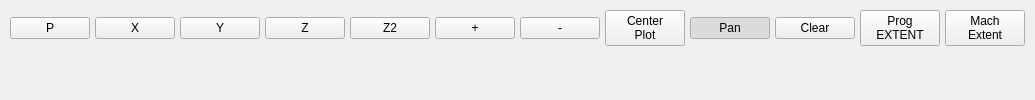
               <widget class="QWidget" name="plot">
                <layout class="QVBoxLayout" name="verticalLayout_2">
                 <property name="spacing">
                  <number>5</number>
                 </property>
                 <property name="leftMargin">
                  <number>5</number>
                 </property>
                 <property name="topMargin">
                  <number>5</number>
                 </property>
                 <property name="rightMargin">
                  <number>5</number>
                 </property>
                 <property name="bottomMargin">
                  <number>5</number>
                 </property>
                 <item>
                  <widget class="QWidget" name="widget_4" native="true">
                   <layout class="QHBoxLayout" name="horizontalLayout_2">
                    <property name="spacing">
                     <number>5</number>
                    </property>
                    <property name="leftMargin">
                     <number>5</number>
                    </property>
                    <property name="topMargin">
                     <number>5</number>
                    </property>
                    <property name="rightMargin">
                     <number>5</number>
                    </property>
                    <property name="bottomMargin">
                     <number>5</number>
                    </property>
                    <item>
                     <widget class="QPushButton" name="btnPlotP">
                      <property name="text">
                       <string>P</string>
                      </property>
                      <property name="checkable">
                       <bool>true</bool>
                      </property>
                      <property name="autoExclusive">
                       <bool>true</bool>
                      </property>
                      <property name="plotNavBtn" stdset="0">
                       <string/>
                      </property>
                     </widget>
                    </item>
                    <item>
                     <widget class="QPushButton" name="btnPlotX">
                      <property name="text">
                       <string>X</string>
                      </property>
                      <property name="checkable">
                       <bool>true</bool>
                      </property>
                      <property name="autoExclusive">
                       <bool>true</bool>
                      </property>
                      <property name="plotNavBtn" stdset="0">
                       <string/>
                      </property>
                     </widget>
                    </item>
                    <item>
                     <widget class="QPushButton" name="btnPlotY">
                      <property name="text">
                       <string>Y</string>
                      </property>
                      <property name="checkable">
                       <bool>true</bool>
                      </property>
                      <property name="autoExclusive">
                       <bool>true</bool>
                      </property>
                      <property name="plotNavBtn" stdset="0">
                       <string/>
                      </property>
                     </widget>
                    </item>
                    <item>
                     <widget class="QPushButton" name="btnPlotZ">
                      <property name="text">
                       <string>Z</string>
                      </property>
                      <property name="checkable">
                       <bool>true</bool>
                      </property>
                      <property name="autoExclusive">
                       <bool>true</bool>
                      </property>
                      <property name="plotNavBtn" stdset="0">
                       <string/>
                      </property>
                     </widget>
                    </item>
                    <item>
                     <widget class="QPushButton" name="btnPlotZ2">
                      <property name="text">
                       <string>Z2</string>
                      </property>
                      <property name="checkable">
                       <bool>true</bool>
                      </property>
                      <property name="autoExclusive">
                       <bool>true</bool>
                      </property>
                      <property name="plotNavBtn" stdset="0">
                       <string/>
                      </property>
                     </widget>
                    </item>
                    <item>
                     <widget class="QPushButton" name="btnPlotIn">
                      <property name="text">
                       <string>+</string>
                      </property>
                      <property name="checkable">
                       <bool>false</bool>
                      </property>
                      <property name="autoExclusive">
                       <bool>false</bool>
                      </property>
                      <property name="plotNavBtn" stdset="0">
                       <string/>
                      </property>
                     </widget>
                    </item>
                    <item>
                     <widget class="QPushButton" name="btnPlotOut">
                      <property name="text">
                       <string>-</string>
                      </property>
                      <property name="plotNavBtn" stdset="0">
                       <string/>
                      </property>
                     </widget>
                    </item>
                    <item>
                     <widget class="QPushButton" name="btnPlotCenter">
                      <property name="text">
                       <string>Center
Plot</string>
                      </property>
                      <property name="plotNavBtn" stdset="0">
                       <string/>
                      </property>
                     </widget>
                    </item>
                    <item>
                     <widget class="ActionButton" name="btnPlotRollPan">
                      <property name="text">
                       <string>Pan</string>
                      </property>
                      <property name="checkable">
                       <bool>true</bool>
                      </property>
                      <property name="checked">
                       <bool>true</bool>
                      </property>
                      <property name="plotNavBtn" stdset="0">
                       <string/>
                      </property>
                     </widget>
                    </item>
                    <item>
                     <widget class="QPushButton" name="btnPlotClear">
                      <property name="text">
                       <string>Clear</string>
                      </property>
                      <property name="plotNavBtn" stdset="0">
                       <string/>
                      </property>
                     </widget>
                    </item>
                    <item>
                     <widget class="QPushButton" name="btnPlotProgExtent">
                      <property name="text">
                       <string>Prog
EXTENT</string>
                      </property>
                      <property name="checkable">
                       <bool>true</bool>
                      </property>
                      <property name="plotNavBtn" stdset="0">
                       <string/>
                      </property>
                     </widget>
                    </item>
                    <item>
                     <widget class="QPushButton" name="btnPlotExt">
                      <property name="text">
                       <string>Mach
Extent</string>
                      </property>
                      <property name="checkable">
                       <bool>true</bool>
                      </property>
                      <property name="checked">
                       <bool>false</bool>
                      </property>
                      <property name="plotNavBtn" stdset="0">
                       <string/>
                      </property>
                     </widget>
                    </item>
                   </layout>
                  </widget>
                 </item>
                 <item>
                  <widget class="VTKBackPlot" name="vtk">
                   <property name="enableProgramTicks" stdset="0">
                    <bool>false</bool>
                   </property>
                  </widget>
                 </item>
                </layout>
               </widget>
